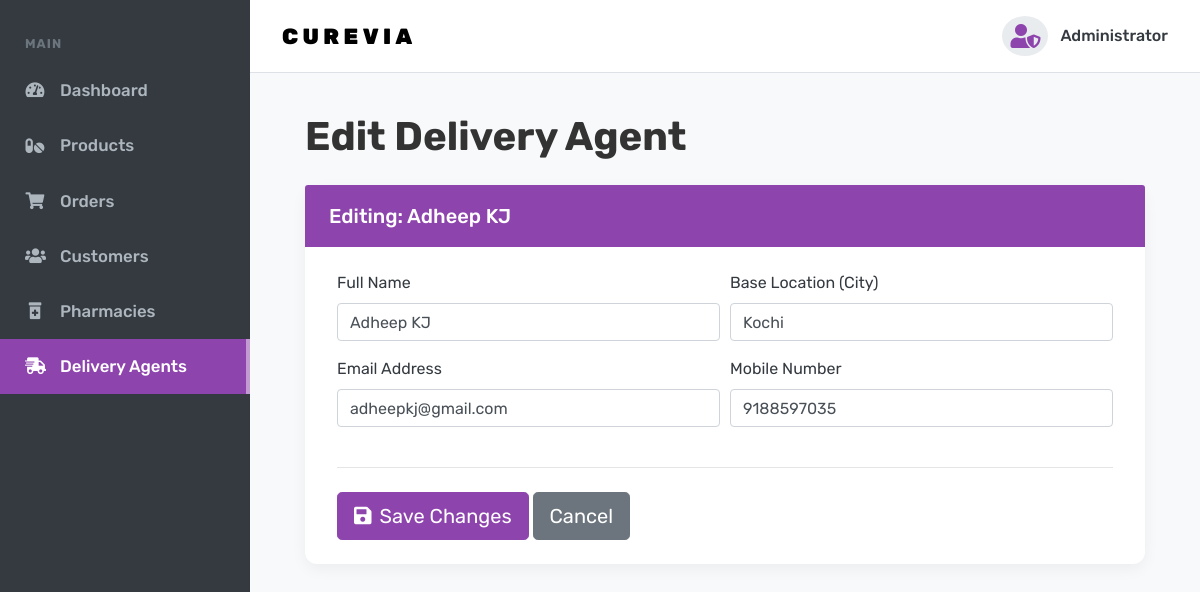
/edit_delivery_agent/1/, run on the app's committed database.
### myapp/models.py (models this page shows, shortened)
class DeliveryAgent(models.Model):
    name = models.CharField(max_length=100)
    phone = models.CharField(max_length=20)
    email = models.EmailField()
    is_available = models.BooleanField(default=True)
    current_location = models.CharField(max_length=100, default="Headquarters")
    password = models.CharField(max_length=100)
    rights = models.CharField(max_length=100, default="delivery")

### myapp/views.py (the view, shortened to what this page needs)
# urls.py: path('edit_delivery_agent/<int:id>/', views.edit_delivery_agent, name='edit_delivery_agent'),
def edit_delivery_agent(request, id):
    agent = get_object_or_404(DeliveryAgent, id=id)
    return render(request, "admin/edit_delivery_agent.html", {'agent': agent})

### myapp/templates/admin/edit_delivery_agent.html (shortened to what this page needs)
<!DOCTYPE html>
<html lang="en">
<head>
  <link rel="stylesheet" href="https://cdnjs.cloudflare.com/ajax/libs/font-awesome/5.15.3/css/all.min.css">
  <link rel="stylesheet" href="https://stackpath.bootstrapcdn.com/bootstrap/4.5.2/css/bootstrap.min.css">
</head>
<body>
  <div class="site-wrap">
    <div class="sidebar">
      <nav class="nav flex-column">
        <div class="sidebar-heading">Main</div>
        <a href="/adminp/" class="nav-link "><i class="fas fa-tachometer-alt"></i> Dashboard</a>
        <a href="/admin_products/" class="nav-link"><i class="fas fa-pills"></i> Products</a>
        <a href="/admin_orders/" class="nav-link"><i class="fas fa-shopping-cart"></i> Orders</a>
        <a href="/customer/" class="nav-link"><i class="fas fa-users"></i> Customers</a>
        <a href="/pharmacies/" class="nav-link"><i class="fas fa-prescription-bottle-alt"></i> Pharmacies</a>
        <a href="/delivery_agents/" class="nav-link active"><i class="fas fa-shipping-fast"></i>Delivery Agents</a>
      </nav>
    </div>
    <div class="main-content">
      <header class="admin-navbar">
        <div class="logo"><a href="#">CureVia</a></div>
        <div class="admin-profile"><i class="fas fa-user-shield"></i><span>Administrator</span></div>
      </header>
      <main class="page-content">
        <div class="container-fluid">
          <div class="page-header">
            <h1 class="page-title">Edit Delivery Agent</h1>
          </div>
          <div class="card">
            <div class="card-header">Editing: {{ agent.name }}</div>
            <div class="card-body">
              <form method="post">
                <div class="form-row">
                    <div class="form-group col-md-6">
                        <label>Full Name</label>
                        <input type="text" class="form-control" name="name" value="{{ agent.name }}" required>
                    </div>
                    <div class="form-group col-md-6">
                        <label>Base Location (City)</label>
                        <input type="text" class="form-control" name="location" value="{{ agent.current_location }}" required>
                    </div>
                </div>
                <div class="form-row">
                    <div class="form-group col-md-6">
                        <label>Email Address</label>
                        <input type="email" class="form-control" name="email" value="{{ agent.email }}" required>
                    </div>
                    <div class="form-group col-md-6">
                        <label>Mobile Number</label>
                        <input type="tel" class="form-control" name="phone" value="{{ agent.phone }}" required>
                    </div>
                </div>
                <hr class="my-4">
                <button type="submit" class="btn btn-primary btn-lg">
                    <i class="fas fa-save mr-2"></i>Save Changes
                </button>
                <a href="/delivery_agents/" class="btn btn-secondary btn-lg">Cancel</a>
              </form>
            </div>
          </div>
        </div>
      </main>
    </div>
  </div>
</body>
</html>

### myapp/templates/admin/edit_delivery_agent.html (style rules this page uses)
body { font-family: 'Rubik', sans-serif; background-color: #f8f9fa; color: #343a40; }
h1, h2, h3, h4, h5 { font-family: 'Rubik', sans-serif; font-weight: 700; }
.page-title { font-size: 2.5rem; color: #333; }
.site-wrap { display: flex; min-height: 100vh; }
.main-content { margin-left: 250px; width: calc(100% - 250px); padding: 0; }
.sidebar { width: 250px; position: fixed; top: 0; left: 0; height: 100%; background-color: #343a40; z-index: 1000; }
.sidebar .nav { padding-top: 1.5rem; }
.sidebar a.nav-link { padding: 15px 25px; text-decoration: none; font-size: 1.05rem; font-weight: 500; color: #adb5bd; display: flex; align-items: center; }
.sidebar a.nav-link i { margin-right: 15px; width: 20px; text-align: center; }
.sidebar a.nav-link.active { background-color: #8e44ad; color: #ffffff; border-right: 4px solid #c39bd3; }
.sidebar .sidebar-heading { padding: 10px 25px; font-size: 0.8rem; font-weight: 700; color: #6c757d; text-transform: uppercase; letter-spacing: .08em; }
.admin-navbar { background-color: #fff; border-bottom: 1px solid #dee2e6; padding: 1rem 2rem; display: flex; justify-content: space-between; align-items: center; }
.admin-navbar .logo a { font-family: 'Rubik', sans-serif; text-transform: uppercase; letter-spacing: .2em; font-size: 22px; font-weight: 900; color: #000000; text-decoration: none; }
.admin-navbar .admin-profile { display: flex; align-items: center; font-weight: 500; }
.admin-navbar .admin-profile i { font-size: 1.5rem; color: #8e44ad; margin-right: 12px; background-color: #e9ecef; padding: 8px; border-radius: 50%; }
.page-content { padding: 2.5rem; }
.page-header { margin-bottom: 1.5rem; }
.card { border: none; border-radius: 12px; box-shadow: 0 5px 15px rgba(0,0,0,0.05); margin-bottom: 1.5rem; }
.card-header { background-color: #8e44ad; color: #fff; font-weight: 500; font-size: 1.25rem; padding: 1rem 1.5rem; border-top-left-radius: 12px; border-top-right-radius: 12px; border-bottom: 0; }
.card-body { padding: 1.5rem 2rem; }
.btn-primary { background-color: #8e44ad; border-color: #8e44ad; }

### data on the page
DeliveryAgent: name "Adheep KJ", location "Kochi", email "adheepkj@gmail.com", phone "9188597035"
